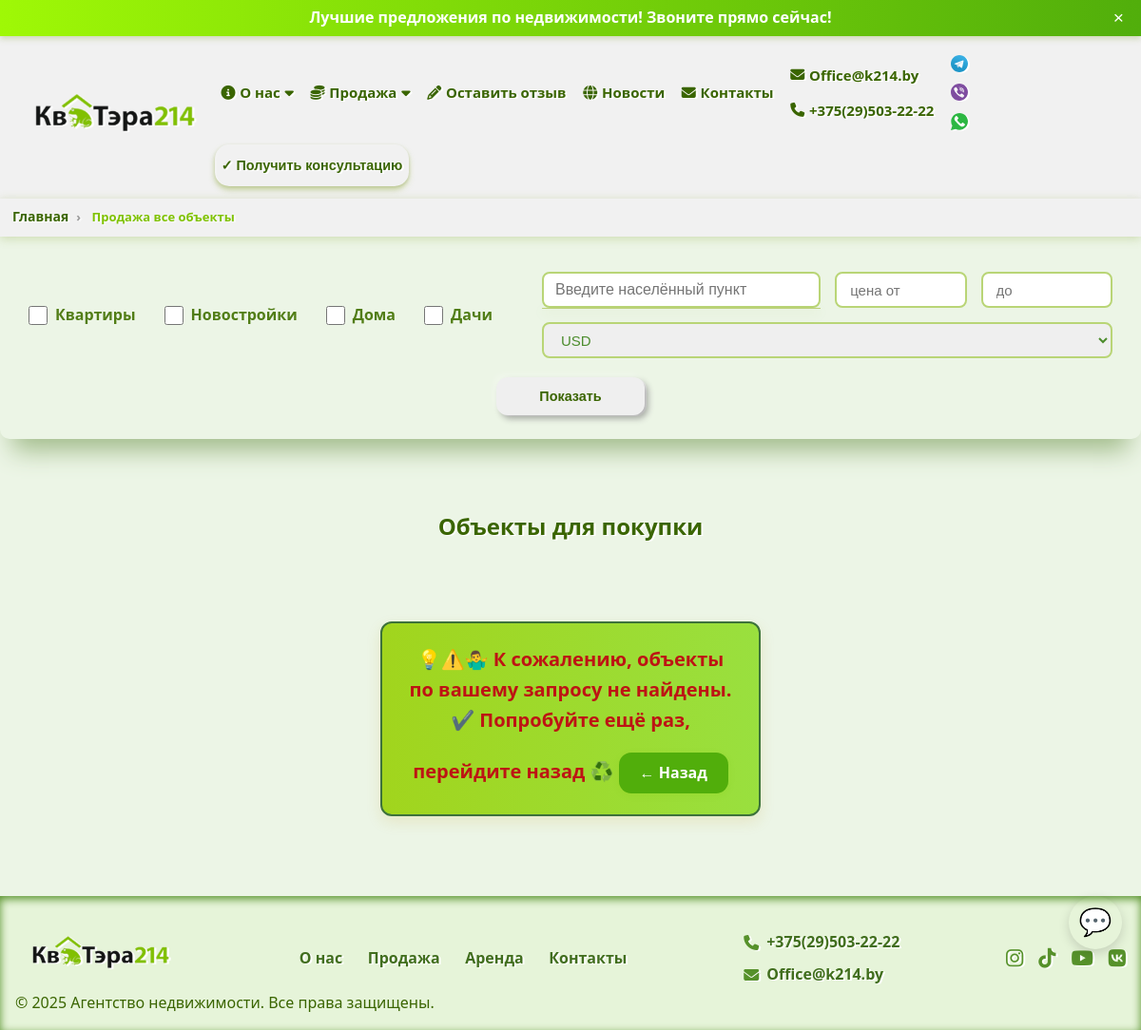
/city/novoplock/, run on an earlier commit of the app's database.
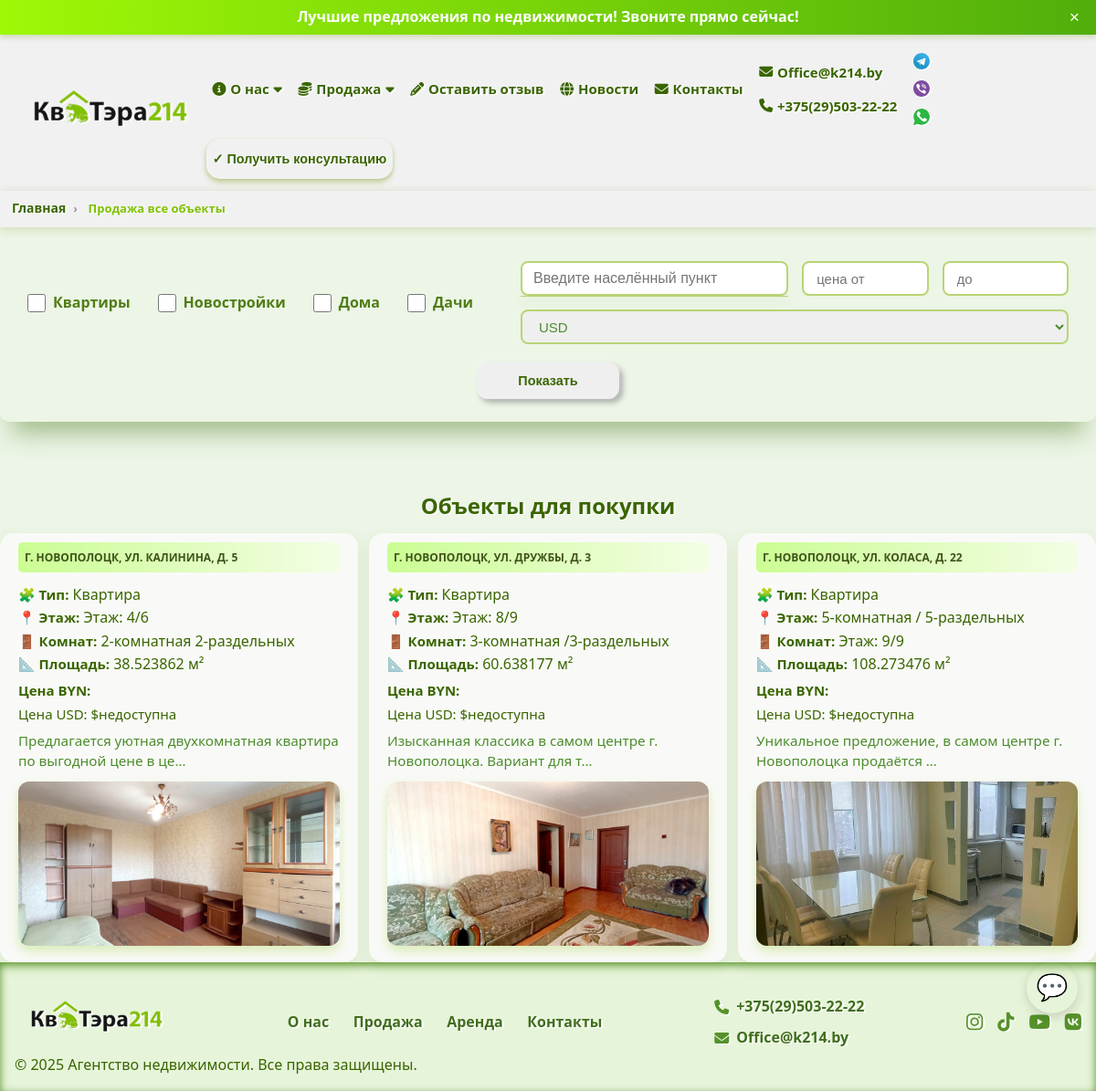
And on a later commit of the database.
### webapp/models.py (models this page shows, shortened)
class Contact(models.Model):
    name = models.CharField(max_length=255)
    phone = models.CharField(max_length=20, default='phone')
    phone_two = models.CharField(max_length=20, default='phone')
    email = models.EmailField()
    class Meta:
        verbose_name = "Контакт"
        verbose_name_plural = "Контакты"

class Messengers(models.Model):
    contact = models.ForeignKey(Contact, related_name='messengers', on_delete=models.CASCADE)
    name = models.CharField(max_length=100)
    url = models.URLField()
    icon_svg = models.FileField(upload_to='messenger_svgs/', blank=True, null=True, help_text='SVG файл иконки')
    is_had = models.BooleanField(default=True, verbose_name="В верхнее меню")
    class Meta:
        verbose_name = "Мессенджеры"
        verbose_name_plural = "Мессенджеры"

class SocialNetwork(models.Model):
    contact = models.ForeignKey(Contact, related_name='social_networks', on_delete=models.CASCADE)
    name = models.CharField(max_length=100)
    url = models.URLField()
    icon = models.CharField(max_length=100, help_text='Название иконки (например, fa-facebook) или путь')
    is_had = models.BooleanField(default=True, verbose_name="В верхнее меню")
    class Meta:
        verbose_name = "Соц сети"
        verbose_name_plural = "Соц сети"

class Property(models.Model):
    CURRENCY_CHOICES = [
        ('USD', 'USD'),
        ('BYN', 'BYN'),
    ]
    name = models.CharField(max_length=255, verbose_name="Имя/Адрес")
    slug = models.SlugField(max_length=255, unique=True, blank=True, null=True, verbose_name="Для адресной строки ЮРЛ")
    city_name = models.CharField(max_length=255, default='город', verbose_name="Город")  # пока оставить
    city = models.ForeignKey(City, on_delete=models.SET_NULL, null=True, blank=True, related_name='properties',
                             verbose_name="Город")
    description = models.TextField(verbose_name="Описание")
    notes = models.TextField(default='Примечание', verbose_name="Примечание")
    address = models.CharField(max_length=500, verbose_name="Адрес")
    price = models.DecimalField(max_digits=12, decimal_places=2, verbose_name="Цена")
    floor = models.TextField(help_text='Этаж', verbose_name="Этаж", default=0)
    many_rooms = models.TextField(help_text='Сколько комнат', verbose_name="Сколько комнат", default=0)
    area = models.FloatField(help_text='Площадь в квадратных метрах', verbose_name="Полщадь м/кв")
    area_ga = models.FloatField(help_text='Площадь в гектарах/сотках', verbose_name="Площадь в гектарах/сотках", null=True, blank=True)
    map_embed_html = models.TextField(
        blank=True,
        null=True,
        verbose_name="HTML-код карты (iframe)"
    )
    date_posted = models.DateField(auto_now_add=True, verbose_name="Дата добавления")
    is_sale = models.BooleanField(default=True, verbose_name="Продается")
    is_top_ten = models.BooleanField(default=True, verbose_name="Топ 10")
    is_commercial = models.BooleanField(default=True, verbose_name="Коммерческая")
    is_rent = models.BooleanField(default=True, verbose_name="Сдается в аренду")
    is_active_new = models.BooleanField(default=True, verbose_name="Новое объявление")
    is_active_newstroy = models.BooleanField(default=True, verbose_name="Новостройки")
    is_active_house = models.BooleanField(default=True, verbose_name="Дом")
    is_active_country_house = models.BooleanField(default=True, verbose_name="Загородный дом")
    is_active_apartment = models.BooleanField(default=True, verbose_name="Квартира")
    is_active_sold = models.BooleanField(default=False, verbose_name="Продан")
    contacts = models.ManyToManyField('Contact', related_name='properties', verbose_name="Контакты")
    currency = models.CharField(max_length=3, choices=[('USD', 'USD'), ('BYN', 'BYN')], default='USD', verbose_name="Валюта")
    class Meta:
        verbose_name = "Объекты"
        verbose_name_plural = "Объекты"

class PropertyPhoto(models.Model):
    property = models.ForeignKey(Property, related_name='photos', on_delete=models.CASCADE)
    photo = models.ImageField(upload_to='property_photos/')
    alt_text = models.CharField(max_length=255, blank=True)

### webapp/views.py (the view)
# urls.py: path('city/<slug:slug>/', city_detail, name='city_detail'),
def city_detail(request, slug):
    city = get_object_or_404(City, slug=slug)
    properties = city.properties.all()
    return render(request, 'webapp/sale_page.html', {'city': city, 'properties': properties})

### webapp/templates/webapp/sale_page.html (shortened to what this page needs)
{% extends 'main/base.html' %}
{% load currency_filters %}
{% load static %}
{% block content %}
    <nav class="breadcrumb-container" aria-label="breadcrumb">
        <ol class="breadcrumb-list">
            <li class="breadcrumb-item">
                <a href="{% url 'index' %}" class="nav-link">Главная</a>
            </li>
            <li class="breadcrumb-item active" aria-current="page">
                <a href="{% url 'sale' %}">
                    {% if has_filters %}
                        Продажа
                    {% else %}
                        Продажа все объекты
                    {% endif %}
                </a>
            </li>
        </ol>
    </nav>
    {% include 'webapp/filter_pages.html' %}
    <section>
        <div class="listing-wrapper">
            <h1 class="page-title">Объекты для покупки</h1>
            {% if properties %}
                <div class="listing-cards">
                    {% for property in properties %}
                        <article class="listing-card">
                            <h2 class="listing-title">
                                <a href="{% url 'sale_single' property.slug %}" class="listing-link">
                                    {{ property.name }}
                                </a>
                            </h2>
                            <p><b style="font-size: 15px">🧩 Тип:</b>
                                {% if property.is_active_apartment %} Квартира
                                {% elif property.is_active_house %} Дом
                                {% elif property.is_active_country_house %} Дача
                                {% elif property.is_active_new %} Новостройка
                                {% else %} Другое
                                {% endif %}
                            </p>
                            <p><b style="font-size: 15px">📍 Этаж:</b> {{ property.floor|safe }}</p>
                            <p><b style="font-size: 15px">🚪 Комнат:</b> {{ property.many_rooms|safe }}</p>
                            <p><b style="font-size: 15px">📐 Площадь:</b> {{ property.area }} м²
                            </p>
                            <p><b style="font-size: 15px; margin-top: 13px">Цена BYN:</b>
                            </p>
                            {% if usd_to_byn_rate and property.price %}
                                <p><b style="font-size: 15px">Цена в USD: $</b> <span class="price-sale">{{ property.price }}</span></p>
                            {% else %}
                                <p style="font-size: 15px">Цена USD: $недоступна</p>
                            {% endif %}
                            <div class="listing-description">{{ property.description|truncatechars:65|safe }}</div>
                            <a href="{% url 'sale_single' property.slug %}" class="listing-photo-link">
                                {% if property.photos.all %}
                                    <div class="listing-photo-wrapper">
                                        <img src="{{ property.photos.all.0.photo.url }}"
                                             alt="{{ property.photos.all.0.alt_text }}"
                                             class="listing-photo"/>
                                    </div>
                                {% endif %}
                            </a>
                        </article>
                    {% endfor %}
                </div>
            {% else %}
                <div class="no-listings">
                    <p class="no-listings-message">
                        💡⚠️🤷‍♂️ К сожалению, объекты по вашему запросу не найдены.
                        <br>
                        ✔️ Попробуйте ещё раз, перейдите назад ♻️
                        <a href="javascript:history.back()" class="btn-back">← Назад</a>
                    </p>
                </div>
            {% endif %}
        </div>
    </section>
{% endblock %}

### templates/main/base.html (shortened to what this page needs)
{% load static %}
<!DOCTYPE html>
<html lang="ru">
<head>
    <link href="https://cdnjs.cloudflare.com/ajax/libs/font-awesome/6.4.0/css/all.min.css" rel="stylesheet"/>
    <link rel="stylesheet" href="{% static 'webapp/css/style.css' %}"/>
</head>
<body>
<div id="top-bar" class="top-bar marquee-container">
    <span class="marquee-text">Лучшие предложения по недвижимости! Звоните прямо сейчас!</span>
    <button class="close-button" aria-label="Закрыть">&times;</button>
</div>
<header class="header">
    <div class="container header-container">
        <div class="logo">
            <a href="{% url 'index' %}">
                <img src="{% static 'webapp/images/logo_kvatera.png' %}" alt="Логотип агентства"/>
            </a>
        </div>
        <nav id="navMenu" class="nav" aria-hidden="true">
            <ul class="menu">
                <li class="dropdown about-dropdown">
                    <a href="{% url 'about' %}"><i class="fa-solid fa-info-circle"></i> О нас <i
                            class="fa fa-caret-down"></i></a>
                </li>
                <li class="dropdown sale-dropdown">
                    <a href="{% url 'city_list' %}"><i class="fa-solid fa-coins"></i> Продажа <i
                            class="fa fa-caret-down"></i></a>
                </li>
                <li><a href="#" id="openReviewBtn"><i class="fas fa-pencil-alt"></i> Оставить отзыв</a></li>
                <li><a href="{% url 'contacts' %}"><i class="fa-solid fa-globe"></i> Новости</a></li>
                <li><a href="{% url 'contacts' %}"><i class="fa-solid fa-envelope"></i> Контакты</a></li>
                <li class="contacts-menu">
                    <a href="mailto:{{ contact.email|urlencode }}"><i
                            class="fa-solid fa-envelope"></i> {{ contact.email }}</a>
                    <a href="tel:{{ contact.phone|urlencode }}"><i class="fa-solid fa-phone"></i> {{ contact.phone }}
                    </a>
                </li>
                <li class="messenger-menu">
                    {% for messenger in messengers %}
                        <a href="{{ messenger.url }}" aria-label="{{ messenger.name }}" target="_blank"
                           rel="noopener noreferrer">
                            {% if messenger.icon_svg %}
                                <img src="{{ messenger.icon_svg.url }}" alt="{{ messenger.name }}"
                                     class="messengers"/>
                            {% else %}
                                {{ messenger.name }}
                            {% endif %}
                        </a>
                    {% empty %}
                        <span>Мессенджеров нет</span>
                    {% endfor %}
                </li>
                <li>
                    <button class="btn-consultation" id="openConsultationBtn">✓ Получить консультацию</button>
                </li>
            </ul>
        </nav>
    </div>
    <div id="messenger-menu-always" aria-label="Мессенджер меню" role="navigation" class="messenger-menu-always">
        <button class="messenger-toggle" aria-expanded="false" aria-controls="messenger-options">
            💬
        </button>
    </div>
</header>
{% block content %}{% endblock %}
<footer class="footer">
    <div class="container footer-container">
        <div class="footer-logo">
            <img src="{% static 'webapp/images/logo_kvatera.png' %}" alt="Логотип агентства"/>
        </div>
        <nav class="footer-menu">
            <a href="{% url 'about' %}">О нас</a>
            <a href="{% url 'sale' %}">Продажа</a>
            <a href="{% url 'rent' %}">Аренда</a>
            <a href="{% url 'contacts' %}">Контакты</a>
        </nav>
        <div class="footer-contacts">
            <p>
                <i class="fa-solid fa-phone"></i>
                <a href="tel:{{ contact.phone|urlencode }}">{{ contact.phone }}</a>
            </p>
            <p>
                <i class="fa-solid fa-envelope"></i>
                <a href="mailto:{{ contact.email|urlencode }}">{{ contact.email }}</a>
            </p>
        </div>
        <div class="footer-social">
            {% for social in contact.social_networks.all %}
                <a href="{{ social.url }}" aria-label="{{ social.name }}" target="_blank" rel="noopener noreferrer">
                    <i class="{{ social.icon }}"></i>
                </a>
            {% empty %}
                <p>Соцсетей нет</p>
            {% endfor %}
        </div>
    </div>
    <div class="copyright">
        &copy; 2025 Агентство недвижимости. Все права защищены.
    </div>
</footer>
</body>
</html>

### webapp/templates/webapp/filter_pages.html (shortened to what this page needs)
<div class="filter-wrapper">
    <div class="filter-pages">
        <form action="{% url 'sale' %}" method="get" class="filter-form">
            <div class="filter-checkboxes-pages">
                <label class="filter-checkbox-pages">
                    <input type="checkbox" name="property_type" value="is_active_apartment"
                           {% if "is_active_apartment" in request.GET.property_type %}checked{% endif %}>
                    <span>Квартиры</span>
                </label>
                <label class="filter-checkbox-pages">
                    <input type="checkbox" name="property_type" value="is_active_new"
                           {% if "is_active_new" in request.GET.property_type %}checked{% endif %}>
                    <span>Новостройки</span>
                </label>
                <label class="filter-checkbox-pages">
                    <input type="checkbox" name="property_type" value="is_active_house"
                           {% if "is_active_house" in request.GET.property_type %}checked{% endif %}>
                    <span>Дома</span>
                </label>
                <label class="filter-checkbox-pages">
                    <input type="checkbox" name="property_type" value="is_active_country_house"
                           {% if "is_active_sold" in request.GET.property_type %}checked{% endif %}>
                    <span>Дачи</span>
                </label>
            </div>
            <div class="filter-row-pages">
                <div class="filter-direction-pages" style="position: relative; flex-grow: 2.2; min-width: 190px;">
                    <input type="text" id="city-autocomplete" name="direction" placeholder="Введите населённый пункт"
                           value="{{ request.GET.direction|default:'' }}" autocomplete="off"/>
                    <div id="autocomplete-list" class="autocomplete-items"></div>
                </div>
                <input type="number" name="price_min" placeholder="цена от" min="0"
                       value="{{ request.GET.price_min|default:'' }}">
                <input type="number" name="price_max" placeholder="до" min="0"
                       value="{{ request.GET.price_max|default:'' }}">
                <select name="currency">
                    <option value="usd"
                            {% if request.GET.currency == "usd" or not request.GET.currency %}selected{% endif %}>USD
                    </option>
                </select>
            </div>
            <div class="btn filter-submit">
                <button type="submit">Показать</button>
            </div>
        </form>
    </div>
</div>

What changed in the data, as far as the page shows it:
now on this page (row edited): Property: name "Г. НОВОПОЛОЦК, УЛ. КАЛИНИНА, Д. 5", is_active_apartment "Квартира", floor "Этаж: 4/6", many_rooms "2-комнатная 2-раздельных", area "38.523862", description "Предлагается уютная двухкомнатная квартира по выгодной цене в це…", photos.all.0.photo (picture)
changed Property: city_id empty → 1 (drawn)
now on this page (row edited): Property: name "Г. НОВОПОЛОЦК, УЛ. ДРУЖБЫ, Д. 3", is_active_apartment "Квартира", floor "Этаж: 8/9", many_rooms "3-комнатная /3-раздельных", area "60.638177", description "Изысканная классика в самом центре г. Новополоцка. Вариант для т…", photos.all.0.photo (picture)
now on this page (row edited): Property: name "Г. НОВОПОЛОЦК, УЛ. КОЛАСА, Д. 22", is_active_apartment "Квартира", floor "5-комнатная / 5-раздельных", many_rooms "Этаж: 9/9", area "108.273476", description "Уникальное предложение, в самом центре г. Новополоцка продаётся …", photos.all.0.photo (picture)
Also different on the page:
text no longer shown: "💡⚠️🤷‍♂️ К сожалению, объекты по вашему запросу не найдены. ✔️ Попробуйте ещё раз, перейдите назад ♻️ ← Назад"
